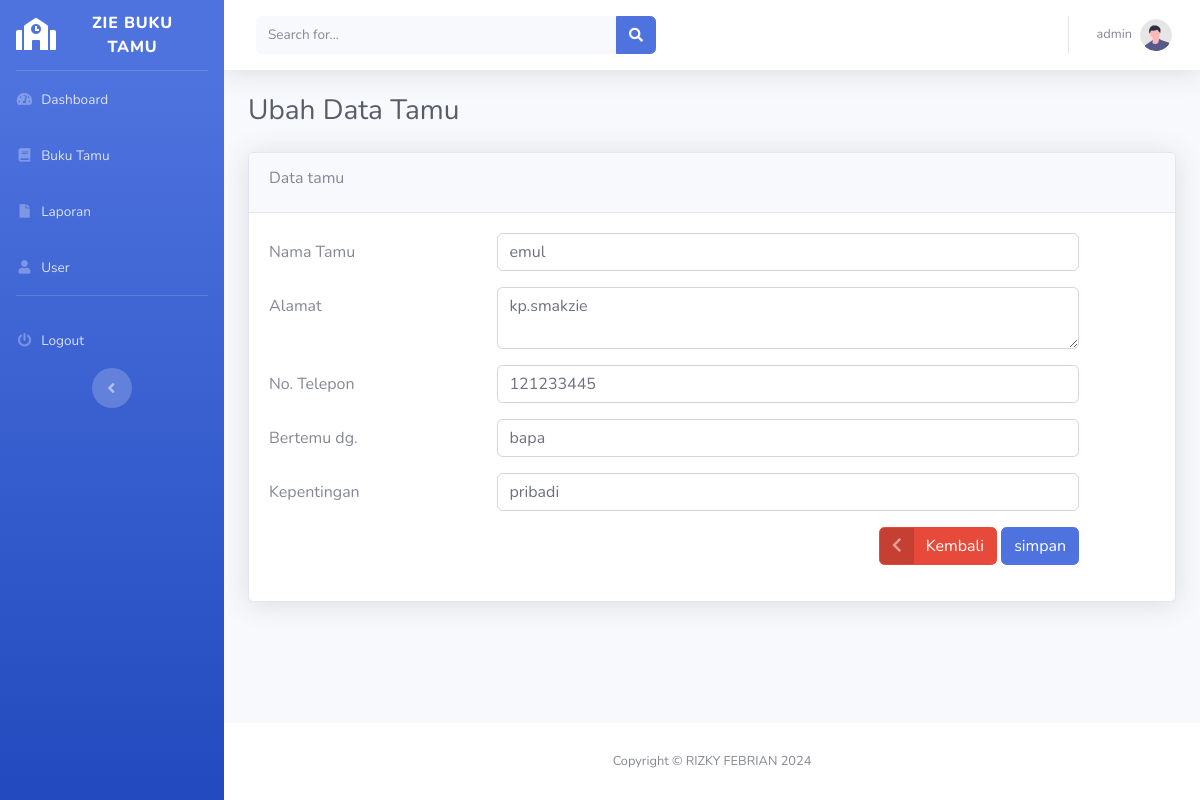
The app's page /edit-tamu.php?id=zt223 (signed in) with its own data.
### tables this page shows
CREATE TABLE `buku_tamu` (
  `id_tamu` varchar(5) NOT NULL,
  `tanggal` date NOT NULL,
  `nama_tamu` varchar(255) NOT NULL,
  `alamat` text NOT NULL,
  `no_hp` varchar(13) NOT NULL,
  `bertemu` varchar(255) NOT NULL,
  `kepentingan` varchar(255) NOT NULL
);

### function.php (called while the page is built, shortened)
<?php
require_once('koneksi.php');
function query($query) {
    global $koneksi;
    $result = mysqli_query($koneksi, $query);
    $rows = [];
    while ($row = mysqli_fetch_assoc($result)) {
        $rows[] = $row;
    }
    return $rows;
}
?>

### edit-tamu.php (the view, shortened to what this page needs)
<?php
include_once('templates/header.php');
require_once('function.php');
?>
<div class="container-fluid">
<h1 class="h3 mb-4 text-gray-800">Ubah Data Tamu</h1>
<?php
if (isset($_GET['id'])) {
    $id_tamu = $_GET['id'];
    $data = query("SELECT * FROM buku_tamu WHERE id_tamu = '$id_tamu'")[0];
}
?>
 <div class="card shadow mb-4">
    <div class="card-header py-3">
        <h6>Data tamu</h6>
    </div>
    <div class="card-body">
        <form method="post" action="">
            <div class="form-group row">
                <label for="nama_tamu" class="col-sm-3 col-form-label"> Nama Tamu</label>
                <div class="col-sm-8">
                    <input type="text" class="form-control" id="nama_tamu" name="nama_tamu" value="<?= $data['nama_tamu']?>">
                </div>
            </div>
            <div class="form-group row">
                <label for="alamat" class="col-sm-3 col-form-label"> Alamat</label>
                <div class="col-sm-8">
                <textarea class ="form-control" id="alamat" name="alamat"><?= $data['alamat']?></textarea>
                </div>
            </div>
            <div class="form-group row">
                <label for="no_hp" class="col-sm-3 col-form-label"> No. Telepon</label>
                <div class="col-sm-8">
                    <input type="text" class="form-control" id="no_hp" name="no_hp" value="<?= $data['no_hp']?>">
                </div>
            </div>
            <div class="form-group row">
                <label for="bertemu" class="col-sm-3 col-form-label">Bertemu dg.</label>
                <div class="col-sm-8">
                    <input type="text" class="form-control" id="bertemu" name="bertemu" value="<?= $data['bertemu']?>">
                </div>
            </div>
            <div class="form-group row">
                <label for="kepentingan" class="col-sm-3 col-form-label"> Kepentingan</label>
                <div class="col-sm-8">
                    <input type="text" class="form-control" id="kepentingan" name="kepentingan" value="<?= $data['kepentingan']?>">
                </div>
            </div>
            <div class="form-group row">
                <label for="" class="col-sm-3 col-form-label"></label>
                <div class="col-sm-8 d-flex justify-content-end">
                    <div>
                        <a type="button" class="btn btn-danger btn-icon-split" href="buku-tamu.php">
                         <span class="icon text-white-50">
                             <i class="fas fa-chevron-left"></i>
                         </span>
                        <span class="text">Kembali</span>
                        </a>
                        <button type="submit" name="simpan" class="btn btn-primary">simpan</button>
                    </div>
                </div>
            </div>
        </form>
    </div>
 </div>
</div>
<?php
include_once('templates/footer.php')
?>

### records on screen
buku_tamu: nama_tamu "emul", alamat "kp.smakzie", no_hp "121233445", bertemu "bapa", kepentingan "pribadi"

### other values on screen
$_SESSION["username"] "admin"
